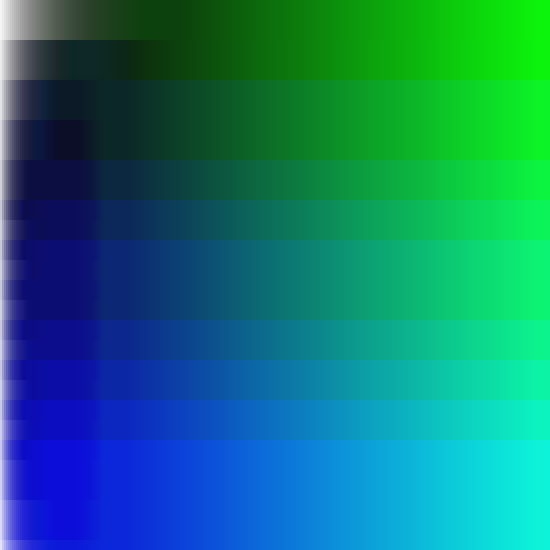
Frame 1 (no input)
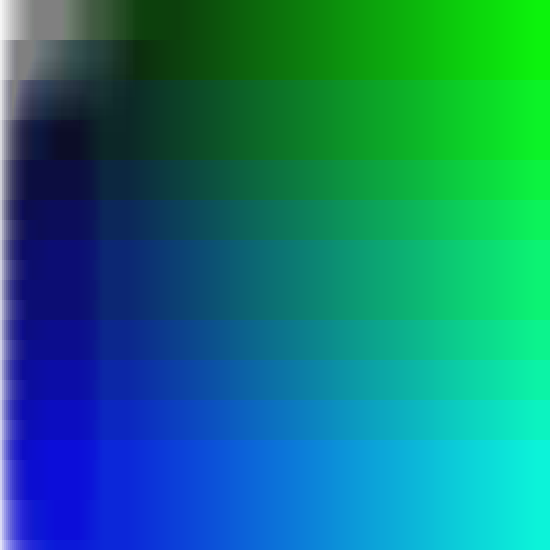
Frame 60 (the mouse pressed at the canvas centre just before this capture)
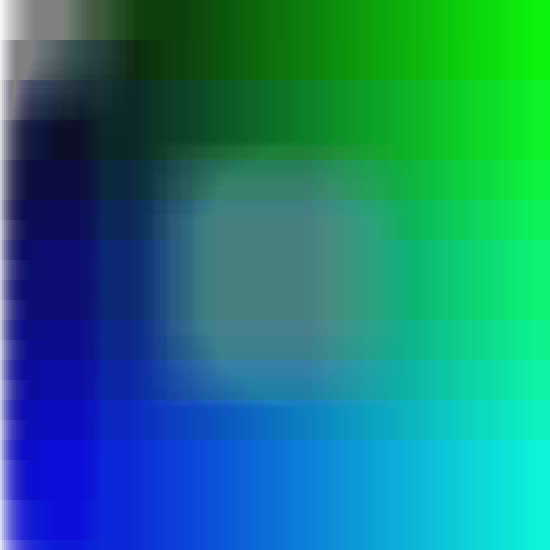
Frame 120 (the mouse held since frame 60 and released just before this capture)

The Processing sketch that drew these frames (run headless with seeded random() and noise(); from frame 60 on, the mouse is pressed at the canvas centre):

// Processing sketch: processing_74046
// ── processing_74046.pde

/* Richard May rwmay@andrew.cmu.edu
 Copyright October 2012
 Do something interesting with while loops. Press any key to call 
 while loop. Click mouse to increase the Red value for next call of the while loop
 */


int x, col_1, y, z, col_2,col_3, opacity , buff;
int moveX, moveY;
float x2, y2, wd,ht,driver;

void setup ()
{
  noStroke();
  size (550, 550);
  smooth ();
  background(255);
  int x = 0;
  int col_1 = 0;
  int col_2 = 0;
  int y = x;
  opacity = 10;
  moveX = 0;
  moveY = 0;
  driver=0;
  col_3 = 0;
  buff = 10;
}

void draw ()
{
  whileLoop1();
 // whileLoop2();
  //stroke (.005);
  fill (255, 255, 255, 1);
  rectMode (CENTER);
  rect(mouseX, mouseY, random (.2*width, .5 * width), random(.2*height, .5 * height));
}
void keyPressed ()
{
  // if (keyCode == RIGHT)
  //{
    z=0;
    col_1 = 0;
    col_2=0;
    noStroke();
    whileLoop1();
  //}
}
void mouseClicked ()
{
 col_3 = col_3 + buff;
 if (col_3 > 255)
 {
   buff = -buff;
 }
 if (col_3 < 0)
 {
   buff = -buff;
 }
 // driver = 0;
  // whileLoop2();
}


//void whileLoop2()
//{
//  while (driver>12)
// { 
//   fill (255,0,0);
// rect (x2,y2,wd,ht); 
//  x2=mouseX;
//  y2 = mouseY;
//  wd = .5 * width;
//  ht = .7 * height;
//
//  driver=driver+1;
//}
  
//}


void whileLoop1()
{ 
  while (z < 12)
  {
    if (y > height)
    {
      y=0;
    }

    while (col_1 < width && x < width)
    {
      fill (col_3, col_1, col_2, opacity);
      rect (x, y, .4 * width, .4 * height);
      x = x + 2; 
      col_1 = col_1 + 1;
    }
    col_2 = col_2 + 20;
    col_1 = 0;
    x = 0;

    z = z + 1;
    y = y + 40;
  }
}
